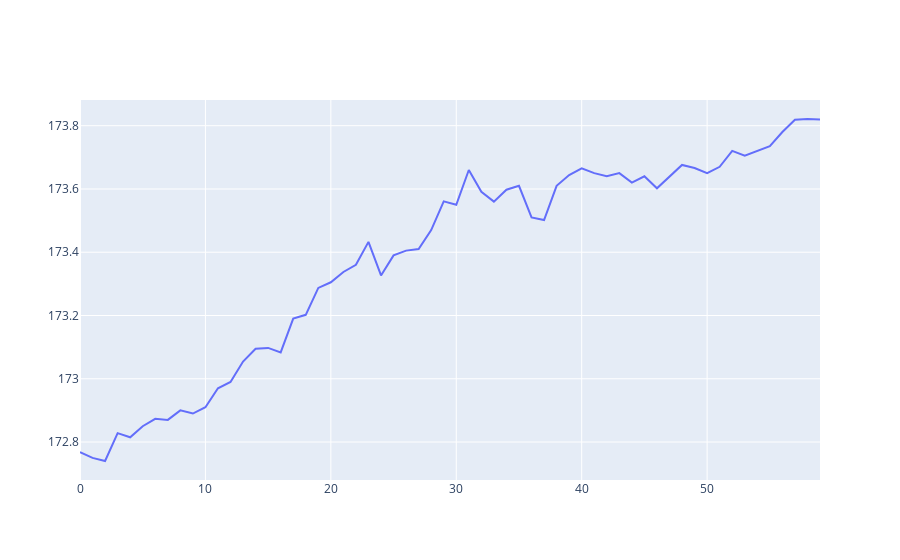

Here is the notebook cell this chart was saved with:
### Code cell
for c in correlations[1]['top_10k_r'][:10]:
  print(c)
  a = create_window(df, c[0], m)
  fig = go.Figure()
  fig.add_trace(go.Scatter(y=a, name='a'))
  fig.show()

### Figure 1 — Plotly figure (JSON) as saved in the notebook; plotly's stock layout.template omitted (floating-point values rounded to 4 significant figures)
{"data": [{"name": "a", "type": "scatter", "y": [172.8, 172.7, 172.7, 172.8, 172.8, 172.9, 172.9, 172.9, 172.9, 172.9, 172.9, 173.0, 173.0, 173.1, 173.1, 173.1, 173.1, 173.2, 173.2, 173.3, 173.3, 173.3, 173.4, 173.4, 173.3, 173.4, 173.4, 173.4, 173.5, 173.6, 173.6, 173.7, 173.6, 173.6, 173.6, 173.6, 173.5, 173.5, 173.6, 173.6, 173.7, 173.6, 173.6, 173.6, 173.6, 173.6, 173.6, 173.6, 173.7, 173.7, 173.6, 173.7, 173.7, 173.7, 173.7, 173.7, 173.8, 173.8, 173.8, 173.8]}], "layout": {}}
